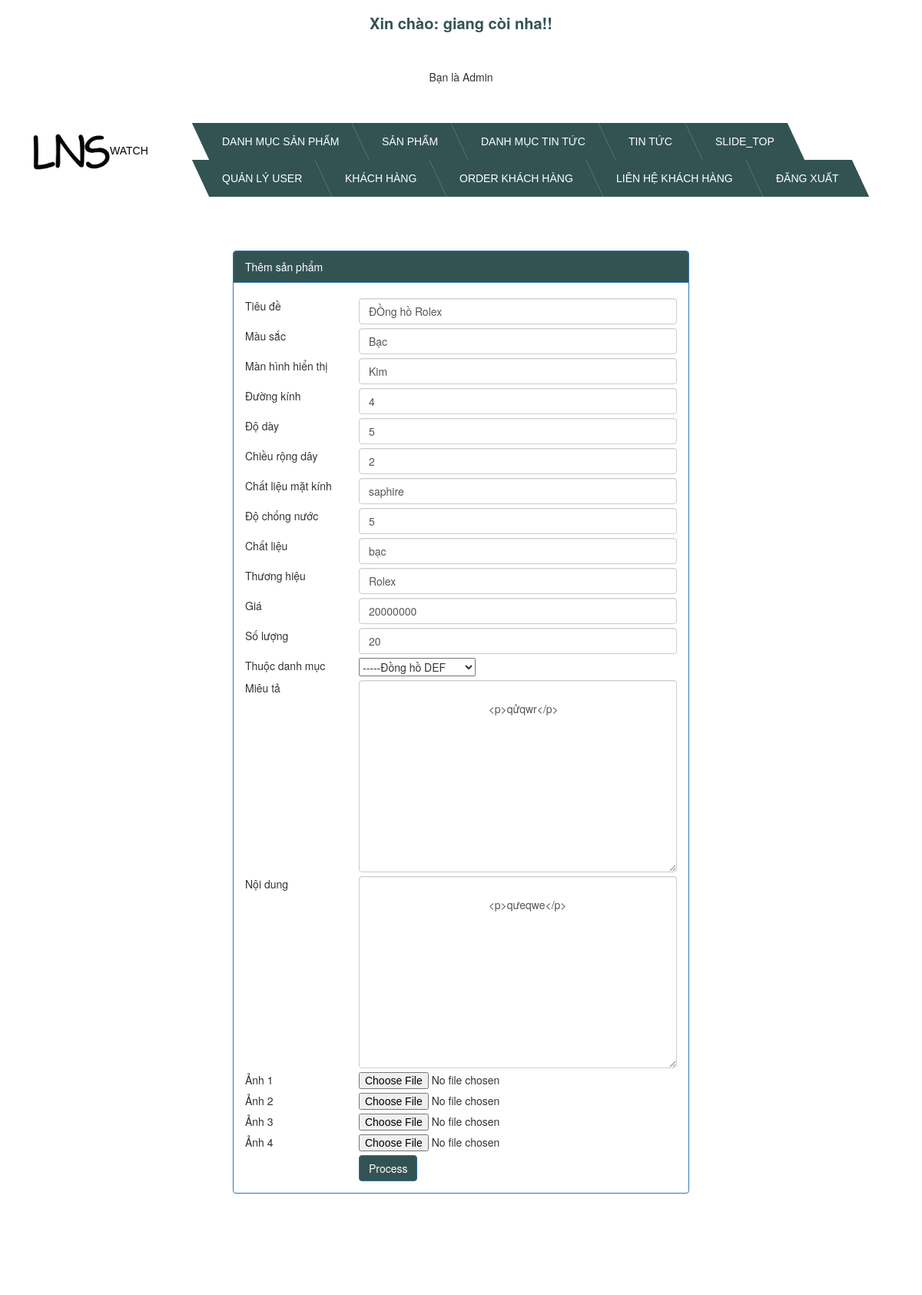
/admin.php?controller=watch&action=edit&id=33 (signed in), run on the app's committed database.
### tables this page shows
CREATE TABLE `product_watch` (
  `pk_watch_id` int(11) NOT NULL,
  `fk_category_watch_id` int(11) NOT NULL,
  `name_watch` varchar(500) NOT NULL,
  `img_watch` varchar(500) NOT NULL,
  `img_watch2` varchar(500) NOT NULL,
  `img_watch3` varchar(500) NOT NULL,
  `img_watch4` varchar(500) NOT NULL,
  `color_watch` varchar(500) NOT NULL,
  `count_watch` int(11) NOT NULL,
  `material_watch` varchar(500) NOT NULL,
  `display_watch` varchar(500) NOT NULL,
  `diameter_watch` int(11) NOT NULL,
  `thickness_watch` int(11) NOT NULL,
  `width_strap_watch` int(11) NOT NULL,
  `material_glass_watch` varchar(500) NOT NULL,
  `water_resistant_watch` float NOT NULL,
  `brand_name_watch` varchar(500) NOT NULL,
  `price_watch` float NOT NULL,
  `short_description_watch` varchar(500) NOT NULL,
  `info_detail_watch` varchar(500) NOT NULL,
  `hot_watch` int(11) NOT NULL,
  `parent_id` int(11) NOT NULL DEFAULT 0
);

### model/model.php (called while the page is built, shortened)
<?php
	class model{
		public static function list_all($sql){
			global $db;
			$result = mysqli_query($db,$sql) or die("Không truy vấn được 1");
			$arr = array();
			while($rows = mysqli_fetch_object($result))
				$arr[] = $rows;
			return $arr;
		}
		public static function get_a_record($sql){
			global $db;
			$result = mysqli_query($db,$sql) or die("Không truy vấn được 3");
			$record = mysqli_fetch_object($result);
			return $record;
		}
	}
 ?>

### view/backend/add_edit_watch.php (the view, shortened to what this page needs)
<div class="col-md-8 col-xs-offset-2">
	<div class="panel panel-primary">
		<div style="background-color: #335353;" class="panel-heading">Thêm sản phẩm</div>
		<div class="panel-body">
			<form method="post" action="<?php echo $form_action; ?>" enctype= "multipart/form-data">
			<div class="row" style="margin-top:5px;">
				<div class="col-md-3">Tiêu đề</div>
				<div class="col-md-9">
					<input type="text" name="name_watch" class="form-control" value="<?php echo isset($record->name_watch)?$record->name_watch:""; ?>">
			</div>
			</div>
			<div class="row" style="margin-top:5px;">
				<div class="col-md-3">Màu sắc</div>
				<div class="col-md-9">
					<input type="text" name="color_watch" class="form-control" value="<?php echo isset($record->color_watch)?$record->color_watch:""; ?>">
			</div>
			</div>
			<div class="row" style="margin-top:5px;">
				<div class="col-md-3">Màn hình hiển thị</div>
				<div class="col-md-9">
					<input type="text" name="display_watch" class="form-control" value="<?php echo isset($record->display_watch)?$record->display_watch:""; ?>">
			</div>
			</div>
			<div class="row" style="margin-top:5px;">
				<div class="col-md-3">Đường kính</div>
				<div class="col-md-9">
					<input type="text" name="diameter_watch" class="form-control" value="<?php echo isset($record->diameter_watch)?$record->diameter_watch:""; ?>">
			</div>
			</div>
			<div class="row" style="margin-top:5px;">
				<div class="col-md-3">Độ dày</div>
				<div class="col-md-9">
					<input type="text" name="thickness_watch" class="form-control" value="<?php echo isset($record->thickness_watch)?$record->thickness_watch:""; ?>">
			</div>
			</div>
			<div class="row" style="margin-top:5px;">
				<div class="col-md-3">Chiều rộng dây</div>
				<div class="col-md-9">
					<input type="text" name="width_strap_watch" class="form-control" value="<?php echo isset($record->width_strap_watch)?$record->width_strap_watch:""; ?>">
			</div>
			</div>
			<div class="row" style="margin-top:5px;">
				<div class="col-md-3">Chất liệu mặt kính</div>
				<div class="col-md-9">
					<input type="text" name="material_glass_watch" class="form-control" value="<?php echo isset($record->material_glass_watch)?$record->material_glass_watch:""; ?>">
			</div>
			</div>
			<div class="row" style="margin-top:5px;">
				<div class="col-md-3">Độ chống nước</div>
				<div class="col-md-9">
					<input type="text" name="water_resistant_watch" class="form-control" value="<?php echo isset($record->water_resistant_watch)?$record->water_resistant_watch:""; ?>">
			</div>
			</div>
			<div class="row" style="margin-top:5px;">
				<div class="col-md-3">Chất liệu</div>
				<div class="col-md-9">
					<input type="text" name="material_watch" class="form-control" value="<?php echo isset($record->material_watch)?$record->material_watch:""; ?>">
			</div>
			</div>
			<div class="row" style="margin-top:5px;">
				<div class="col-md-3">Thương hiệu</div>
				<div class="col-md-9">
					<input type="text" name="brand_name_watch" class="form-control" value="<?php echo isset($record->brand_name_watch)?$record->brand_name_watch:""; ?>">
			</div>
			</div>
			<div class="row" style="margin-top:5px;">
				<div class="col-md-3">Giá</div>
				<div class="col-md-9">
					<input type="text" name="price_watch" class="form-control" value="<?php echo isset($record->price_watch)?$record->price_watch:""; ?>">
				</div>
			</div>
			<div class="row" style="margin-top:5px;">
				<div class="col-md-3">Số lượng</div>
				<div class="col-md-9">
					<input type="text" name="count_watch" class="form-control" value="<?php echo isset($record->count_watch)?$record->count_watch:""; ?>">
				</div>
			</div>
			<div class="row" style="margin-top:5px;">
				<div class="col-md-3">Thuộc danh mục</div>
				<div class="col-md-9">
					<select name="fk_category_watch_id">
						<?php
							$list = model::list_all("select * from category_watch where parent_id=0");
							foreach($list as $rows):
						 ?>
						<?php
							$list_child = model::list_all("select * from category_watch where parent_id=$rows->pk_category_watch_id");
							foreach($list_child as $rows_child):
						 ?>
						<option <?php if(isset($record->fk_category_watch_id)&&$record->fk_category_watch_id==$rows_child->pk_category_watch_id): ?> selected <?php endif; ?> value="<?php echo $rows_child->pk_category_watch_id; ?>">-----<?php echo $rows_child->name; ?></option>
						<?php endforeach; ?>
						<?php endforeach; ?>
					</select>
				</div>
			</div>
			<div class="row" style="margin-top:5px;">
				<div class="col-md-3">Miêu tả</div>
				<div class="col-md-9">
					<textarea name="short_description_watch" class="form-control" style="height:250px;">
					<?php echo isset($record->short_description_watch)?$record->short_description_watch:""; ?>
					</textarea>
				</div>
			</div>
			<div class="row" style="margin-top:5px;">
				<div class="col-md-3">Nội dung</div>
				<div class="col-md-9">
					<textarea name="info_detail_watch" class="form-control" style="height:250px;">
					<?php echo isset($record->info_detail_watch)?$record->info_detail_watch:""; ?>
					</textarea>
				</div>
			</div>
			<div class="row" style="margin-top:5px;">
				<div class="col-md-3">Ảnh 1</div>
				<div class="col-md-9">
					<input type="file" name="img_watch">
				</div>
			</div>
			<div class="row" style="margin-top:5px;">
				<div class="col-md-3">Ảnh 2</div>
				<div class="col-md-9">
					<input type="file" name="img_watch2">
				</div>
			</div>
			<div class="row" style="margin-top:5px;">
				<div class="col-md-3">Ảnh 3</div>
				<div class="col-md-9">
					<input type="file" name="img_watch3">
				</div>
			</div>
			<div class="row" style="margin-top:5px;">
				<div class="col-md-3">Ảnh 4</div>
				<div class="col-md-9">
					<input type="file" name="img_watch4">
				</div>
			</div>
			<div class="row" style="margin-top:5px;">
				<div class="col-md-3"></div>
				<div class="col-md-9">
					<input style="background-color: #335353;" type="submit" class="btn btn-primary" value="Process">
				</div>
			</div>
			</form>
		</div>
	</div>
</div>

### public/backend/css_admin/style.css (style rules this page uses)
body { font-family: 'Open Sans', sans-serif; font-weight: 300; line-height: 1.42em; color:#A7A1AE; background-color:#1F2739; }

### data on the page
product_watch: name_watch "ĐỒng hồ Rolex", color_watch "Bạc", display_watch "Kim", diameter_watch "4", thickness_watch "5", width_strap_watch "2", material_glass_watch "saphire", water_resistant_watch "5", material_watch "bạc", brand_name_watch "Rolex", price_watch "20000000", count_watch "20", fk_category_watch_id "-----Đồng hồ DEF", short_description_watch "<p>qửqwr</p>", info_detail_watch "<p>qưeqwe</p>"

### other printed values
$_SESSION["username"] "giang còi"
